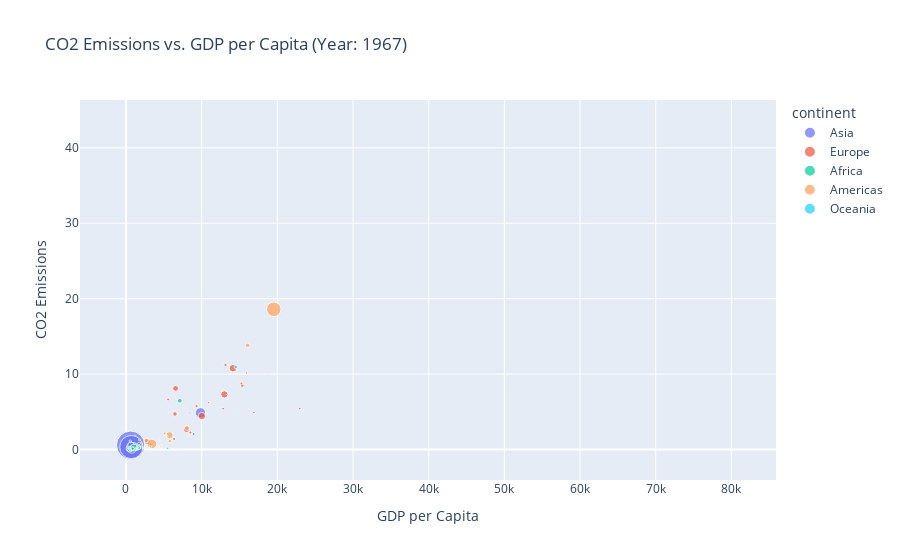

Notebook source saved alongside this figure:
### Markdown cell above
## 5.

### Code cell
filtered_df2 = df[df['Year'] == 1967]

# Create an interactive scatter plot using Plotly
fig = px.scatter(filtered_df2, x='gdpPercap', y='CO2 emissions (metric tons per capita)', 
                 size='pop', color='continent',
                 title='CO2 Emissions vs. GDP per Capita (Year: 1967) ',
                 labels={'gdpPercap': 'GDP per Capita', 'CO2 emissions (metric tons per capita)': 'CO2 Emissions'})

# Customize the layout
fig.update_layout(showlegend=True)

# Show the plot
fig.show()

### Figure 1 — Plotly figure (JSON) as saved in the notebook; plotly's stock layout.template omitted (floating-point values rounded to 4 significant figures)
{"data": [{"hovertemplate": "continent=Asia<br>GDP per Capita=%{x}<br>CO2 Emissions=%{y}<br>pop=%{marker.size}<extra></extra>", "legendgroup": "Asia", "marker": {"color": "#636efa", "size": [11537966, 202182, 62821884, 6960067, 754550000, 506000000, 109343000, 8519282, 2693585, 100825279, 1255058, 575003, 2186894, 10154878, 1149500, 25870271, 11261690, 714775, 60641899, 35356600, 5618198, 1977600, 11737396, 34024249, 39463910], "sizemode": "area", "sizeref": 1886375, "symbol": "circle"}, "mode": "markers", "name": "Asia", "orientation": "v", "showlegend": true, "type": "scatter", "x": [836.2, 14800.0, 721.2, 523.4, 612.7, 700.8, 762.4, 8931.0, 8394.0, 9848.0, 2742.0, 80890.0, 6007.0, 2278.0, 1226.0, 349, 676.4, 4721.0, 942.4, 1814.0, 16900.0, 4977.0, 1136.0, 1295.0, 637.1], "xaxis": "x", "y": [0.1238, 5.121, null, 0.06244, 0.5742, 0.3318, 0.2319, 2.056, 4.933, 4.864, 1.072, 43.43, 1.642, null, 1.835, 0.1435, 0.01881, 0.2055, 0.4025, 0.5554, 4.909, 1.546, 0.2519, 0.3602, 0.5749], "yaxis": "y"}, {"hovertemplate": "continent=Europe<br>GDP per Capita=%{x}<br>CO2 Emissions=%{y}<br>pop=%{marker.size}<extra></extra>", "legendgroup": "Europe", "marker": {"color": "#EF553B", "size": [1984060, 7376998, 9556500, 3585000, 8310226, 4174366, 9835109, 4838800, 4605744, 49569000, 76368453, 8716441, 10223422, 198676, 2900100, 52667100, 501035, 12596822, 3786019, 31785378, 9103000, 19284814, 7971222, 4442238, 1646912, 32850275, 7867931, 6063000, 33411317, 54959000], "sizemode": "area", "sizeref": 1886375, "symbol": "circle"}, "mode": "markers", "name": "Europe", "orientation": "v", "showlegend": true, "type": "scatter", "x": [2760.0, 12830.0, 13150.0, 2172.0, 5577.0, 6960.0, 11400.0, 15940.0, 10920.0, 13000.0, 14750.0, 8513.0, 9327.0, 13320.0, 7656.0, 10020.0, 5908.0, 15360.0, 16360.0, 6557.0, 6362.0, 6471.0, 7992.0, 8413.0, 9405.0, 7994.0, 15260.0, 22970.0, 2826.0, 14140.0], "xaxis": "x", "y": [1.364, 5.418, 11.22, null, 6.638, null, null, 10.15, 6.213, 7.306, null, 2.249, 5.758, 7.269, 5.655, 4.431, null, 8.476, 5.107, 8.106, 1.398, 4.716, null, null, null, 2.647, 8.77, 5.435, 1.033, 10.78], "yaxis": "y"}, {"hovertemplate": "continent=Africa<br>GDP per Capita=%{x}<br>CO2 Emissions=%{y}<br>pop=%{marker.size}<extra></extra>", "legendgroup": "Africa", "marker": {"color": "#00cc96", "size": [12760499, 5247469, 2427334, 553541, 5127935, 3330989, 6335506, 1733638, 3495967, 217378, 4744870, 127617, 259864, 1820319, 27860297, 489004, 8490213, 3451418, 601287, 10191512, 996380, 1279406, 1759224, 6334556, 4147252, 5212416, 1230542, 789309, 14770296, 8680909, 706640, 4534062, 47287752, 3451079, 70787, 3965841, 2662190, 3428839, 20997321, 12716129, 420690, 12607312, 1735550, 4786986, 8900294, 3900000, 4995432], "sizemode": "area", "sizeref": 1886375, "symbol": "circle"}, "mode": "markers", "name": "Africa", "orientation": "v", "showlegend": true, "type": "scatter", "x": [3247.0, 5523.0, 1036.0, 1215.0, 794.8, 413.0, 1508.0, 1136.0, 1197.0, 1876.0, 2052.0, 3020.0, 915.6, 468.8, 516.1, 8359.0, 1126.0, 708.8, 715.6, 1057.0, 498.6, 713.6, 18770.0, 1634.0, 495.5, 545.0, 1421.0, 2475.0, 1711.0, 566.7, 3794.0, 1054.0, 1015.0, 511.0, 1385.0, 1612.0, 1206.0, 1285.0, 7114.0, 1688.0, 2613.0, 848.2, 1478.0, 1932.0, 908.9, 1777.0, 569.8], "xaxis": "x", "y": [0.6321, 0.1667, 0.05232, null, 0.01922, 0.01474, 0.07298, 0.05334, 0.03415, 0.08566, 0.3243, 0.6698, 0.09088, null, 0.04088, 1.827, 0.1857, 0.1805, 0.07074, 0.2661, null, 0.4657, 9.941, 0.1389, 0.08604, 0.0392, 0.1882, 0.6362, 0.3616, 0.2162, null, 0.03185, 0.2447, 0.0118, 0.1621, 0.1813, 0.1054, 0.07045, 6.466, 0.2508, 0.5525, 0.1419, 0.1067, 0.6389, 0.09445, 1.264, 1.123], "yaxis": "y"}, {"hovertemplate": "continent=Americas<br>GDP per Capita=%{x}<br>CO2 Emissions=%{y}<br>pop=%{marker.size}<extra></extra>", "legendgroup": "Americas", "marker": {"color": "#FFA15A", "size": [22934225, 4040665, 88049823, 20819767, 8858908, 19764027, 1588717, 8139332, 4049146, 5432424, 3232927, 4690773, 4318137, 2500689, 1861096, 47995559, 1865490, 1405486, 2287985, 12132200, 2648961, 960155, 198712000, 2748579], "sizemode": "area", "sizeref": 1886375, "symbol": "circle"}, "mode": "markers", "name": "Americas", "orientation": "v", "showlegend": true, "type": "scatter", "x": [8053.0, 2587.0, 3430.0, 16080.0, 5107.0, 2679.0, 4162.0, 5690.0, 1654.0, 4579.0, 4359.0, 3243.0, 1452.0, 2538.0, 6125.0, 5755.0, 4643.0, 4421.0, 2299.0, 5788.0, 6929.0, 5621.0, 19530.0, 5445.0], "xaxis": "x", "y": [2.858, 0.4466, 0.745, 13.81, 2.141, 1.217, 0.5171, 1.906, 0.3805, 0.4658, 0.3425, 0.3973, 0.05857, 0.3525, 2.145, 1.9, 0.494, 1.218, 0.213, 1.112, null, 5.01, 18.6, 1.776], "yaxis": "y"}, {"hovertemplate": "continent=Oceania<br>GDP per Capita=%{x}<br>CO2 Emissions=%{y}<br>pop=%{marker.size}<extra></extra>", "legendgroup": "Oceania", "marker": {"color": "#19d3f3", "size": [11872264, 2728150], "sizemode": "area", "sizeref": 1886375, "symbol": "circle"}, "mode": "markers", "name": "Oceania", "orientation": "v", "showlegend": true, "type": "scatter", "x": [14530.0, 14460.0], "xaxis": "x", "y": [10.96, 5.008], "yaxis": "y"}], "layout": {"legend": {"itemsizing": "constant", "title": {"text": "continent"}, "tracegroupgap": 0}, "showlegend": true, "title": {"text": "CO2 Emissions vs. GDP per Capita (Year: 1967) "}, "xaxis": {"anchor": "y", "domain": [0, 1], "title": {"text": "GDP per Capita"}}, "yaxis": {"anchor": "x", "domain": [0, 1], "title": {"text": "CO2 Emissions"}}}}
